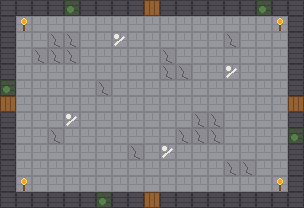

This is a level from a 2D game, rendered from its Tiled map with the project's own tilesets. A one-line summary and the complete map file follow:
An orthogonal 19x13 tile map with 16x16 px tiles, 2 tile layers (Ground, Details) and 2 objects (2x ENEMY_SPAWN).

<map version="1.10" tiledversion="1.11.2" orientation="orthogonal" renderorder="right-down" width="19" height="13" tilewidth="16" tileheight="16" infinite="0" nextlayerid="4" nextobjectid="3">
 <properties>
  <property name="roomCells" value="#" />
  <property name="roomShape" value="1x1" />
  <property name="roomType" value="NORMAL" />
 </properties>
 <tileset firstgid="1" source="../../tiles/interior-placeholder.tsx" />
 <layer id="1" name="Ground" width="19" height="13">
  <properties>
   <property name="layerKind" value="GROUND" />
  </properties>
  <data encoding="csv">
7,7,7,7,8,7,7,7,7,16,7,7,7,7,7,7,8,7,7,
7,5,5,5,5,5,5,5,5,5,5,5,5,5,5,5,5,5,7,
7,5,5,6,6,5,5,5,5,5,5,5,5,5,6,5,5,5,7,
7,5,6,6,6,5,5,5,5,5,6,5,5,5,5,5,5,5,7,
7,5,5,5,5,5,5,5,5,5,6,6,5,5,5,5,5,5,7,
8,5,5,5,5,5,6,5,5,5,5,5,5,5,5,5,5,5,7,
16,5,5,5,5,5,5,5,5,5,5,5,5,5,5,5,5,5,16,
7,5,5,5,5,5,5,5,5,5,5,5,6,6,5,5,5,5,7,
7,5,5,6,5,5,5,5,5,5,5,6,6,6,5,5,5,5,8,
7,5,5,5,5,5,5,5,6,5,5,5,5,5,5,5,5,5,7,
7,5,5,5,5,5,5,5,5,5,5,5,5,5,6,6,5,5,7,
7,5,5,5,5,5,5,5,5,5,5,5,5,5,5,5,5,5,7,
7,7,7,7,7,7,8,7,7,16,7,7,7,7,7,7,7,7,7
</data>
 </layer>
 <layer id="2" name="Details" width="19" height="13">
  <properties>
   <property name="layerKind" value="DETAILS" />
  </properties>
  <data encoding="csv">
0,0,0,0,0,0,0,0,0,0,0,0,0,0,0,0,0,0,0,
0,15,0,0,0,0,0,0,0,0,0,0,0,0,0,0,0,15,0,
0,0,0,0,0,0,0,14,0,0,0,0,0,0,0,0,0,0,0,
0,0,0,0,0,0,0,0,0,0,0,0,0,0,0,0,0,0,0,
0,0,0,0,0,0,0,0,0,0,0,0,0,0,14,0,0,0,0,
0,0,0,0,0,0,0,0,0,0,0,0,0,0,0,0,0,0,0,
0,0,0,0,0,0,0,0,0,0,0,0,0,0,0,0,0,0,0,
0,0,0,0,14,0,0,0,0,0,0,0,0,0,0,0,0,0,0,
0,0,0,0,0,0,0,0,0,0,0,0,0,0,0,0,0,0,0,
0,0,0,0,0,0,0,0,0,0,14,0,0,0,0,0,0,0,0,
0,0,0,0,0,0,0,0,0,0,0,0,0,0,0,0,0,0,0,
0,15,0,0,0,0,0,0,0,0,0,0,0,0,0,0,0,15,0,
0,0,0,0,0,0,0,0,0,0,0,0,0,0,0,0,0,0,0
</data>
 </layer>
 <objectgroup id="3" name="Markers">
  <object id="1" name="enemy-a" type="ENEMY_SPAWN" x="88" y="72"><point /></object>
  <object id="2" name="enemy-b" type="ENEMY_SPAWN" x="216" y="136"><point /></object>
 </objectgroup>
</map>
